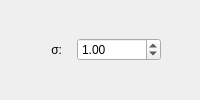
               <widget class="QWidget" name="gaussian_noise_input_page">
                <layout class="QHBoxLayout" name="horizontalLayout">
                 <property name="spacing">
                  <number>15</number>
                 </property>
                 <property name="leftMargin">
                  <number>12</number>
                 </property>
                 <property name="topMargin">
                  <number>0</number>
                 </property>
                 <property name="rightMargin">
                  <number>0</number>
                 </property>
                 <property name="bottomMargin">
                  <number>0</number>
                 </property>
                 <item>
                  <widget class="QWidget" name="widget_4" native="true">
                   <property name="sizePolicy">
                    <sizepolicy hsizetype="Expanding" vsizetype="Preferred">
                     <horstretch>0</horstretch>
                     <verstretch>0</verstretch>
                    </sizepolicy>
                   </property>
                  </widget>
                 </item>
                 <item>
                  <widget class="QLabel" name="label">
                   <property name="sizePolicy">
                    <sizepolicy hsizetype="Preferred" vsizetype="Preferred">
                     <horstretch>0</horstretch>
                     <verstretch>0</verstretch>
                    </sizepolicy>
                   </property>
                   <property name="layoutDirection">
                    <enum>Qt::LeftToRight</enum>
                   </property>
                   <property name="text">
                    <string>σ:</string>
                   </property>
                   <property name="alignment">
                    <set>Qt::AlignRight|Qt::AlignTrailing|Qt::AlignVCenter</set>
                   </property>
                  </widget>
                 </item>
                 <item>
                  <widget class="QDoubleSpinBox" name="gaussian_sd_input">
                   <property name="sizePolicy">
                    <sizepolicy hsizetype="Preferred" vsizetype="Fixed">
                     <horstretch>0</horstretch>
                     <verstretch>0</verstretch>
                    </sizepolicy>
                   </property>
                   <property name="minimum">
                    <double>0.010000000000000</double>
                   </property>
                   <property name="maximum">
                    <double>99999999.000000000000000</double>
                   </property>
                   <property name="singleStep">
                    <double>0.100000000000000</double>
                   </property>
                   <property name="value">
                    <double>1.000000000000000</double>
                   </property>
                  </widget>
                 </item>
                 <item>
                  <widget class="QWidget" name="widget_3" native="true">
                   <property name="sizePolicy">
                    <sizepolicy hsizetype="Expanding" vsizetype="Preferred">
                     <horstretch>0</horstretch>
                     <verstretch>0</verstretch>
                    </sizepolicy>
                   </property>
                  </widget>
                 </item>
                </layout>
               </widget>
